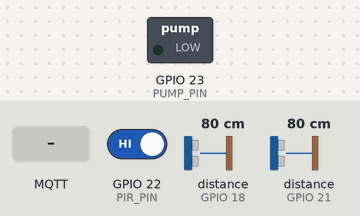
A sketch run on a simulated ESP32. Parts: switched loads named in the sketch (green lamp = pin HIGH). Wiring (inferred from the names in the program): 2 × ultrasonic range finder: trigger GPIO 5, echo GPIO 18 / trigger GPIO 19, echo GPIO 21. The test bench sets the inputs (shaded band); at power-on: GPIO 22 (PIR_PIN) HIGH, distance to the obstacle (sensors on GPIO 18, GPIO 21) 80 cm. The echo pulse lasts 58.3 µs per cm; WiFi joins after 1.5 s; servers stay silent unless stated; no MQTT or app messages arrive unless stated; pins used as bus, display or sensor lines are not drawn; what the sketch prints to the serial monitor is not drawn.

Above: at 2.7 s.
2.8 s: MQTT message "start" arrives on the first subscribed topic
At 4.1 s:
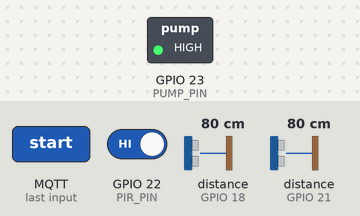
9.5 s: MQTT message "stop" arrives on the first subscribed topic
At 10.4 s:
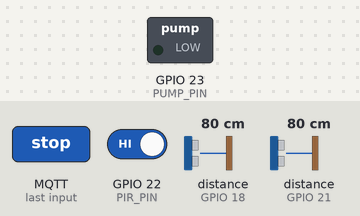
Timing chart, 0 to 12.5 s (numbered marks = the images above; inputs shaded):
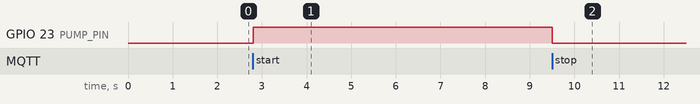

The sketch:

esp32_mqtt.ino
```cpp
#include <WiFi.h>
#include <PubSubClient.h>

// WiFi credentials
const char* ssid = "YOUR_WIFI_SSID";
const char* password = "YOUR_WIFI_PASSWORD";

// MQTT Broker
const char* mqtt_server = "YOUR_MQTT_BROKER_IP";
const int mqtt_port = 1883;

// Pins
const int TRIG_PIN_TANK = 5;
const int ECHO_PIN_TANK = 18;
const int TRIG_PIN_BOWL = 19;
const int ECHO_PIN_BOWL = 21;
const int PIR_PIN = 22;
const int PUMP_PIN = 23;

WiFiClient espClient;
PubSubClient client(espClient);

long lastMsg = 0;
bool dispensing = false;

void setup() {
  Serial.begin(115200);

  pinMode(TRIG_PIN_TANK, OUTPUT);
  pinMode(ECHO_PIN_TANK, INPUT);
  pinMode(TRIG_PIN_BOWL, OUTPUT);
  pinMode(ECHO_PIN_BOWL, INPUT);
  pinMode(PIR_PIN, INPUT);
  pinMode(PUMP_PIN, OUTPUT);

  digitalWrite(PUMP_PIN, LOW);

  setup_wifi();
  client.setServer(mqtt_server, mqtt_port);
  client.setCallback(callback);
}

void setup_wifi() {
  delay(10);
  Serial.println("Connecting to WiFi...");
  WiFi.begin(ssid, password);

  while (WiFi.status() != WL_CONNECTED) {
    delay(500);
    Serial.print(".");
  }

  Serial.println("\nWiFi connected");
  Serial.println(WiFi.localIP());
}

void callback(char* topic, byte* payload, unsigned int length) {
  String message;
  for (int i = 0; i < length; i++) {
    message += (char)payload[i];
  }

  if (String(topic) == "dispenser/control") {
    if (message == "start") {
      dispensing = true;
      digitalWrite(PUMP_PIN, HIGH);
      Serial.println("Dispensing started");
    } else if (message == "stop") {
      dispensing = false;
      digitalWrite(PUMP_PIN, LOW);
      Serial.println("Dispensing stopped");
    }
  }
}

void reconnect() {
  while (!client.connected()) {
    Serial.print("Attempting MQTT connection...");
    if (client.connect("ESP32Client")) {
      Serial.println("connected");
      client.subscribe("dispenser/control");
      client.publish("dispenser/status", "online");
    } else {
      Serial.print("failed, rc=");
      Serial.print(client.state());
      Serial.println(" retrying in 5 seconds");
      delay(5000);
    }
  }
}

int getWaterLevel(int trigPin, int echoPin) {
  digitalWrite(trigPin, LOW);
  delayMicroseconds(2);
  digitalWrite(trigPin, HIGH);
  delayMicroseconds(10);
  digitalWrite(trigPin, LOW);

  long duration = pulseIn(echoPin, HIGH);
  int distance = duration * 0.034 / 2;

  // Convert distance to percentage (adjust based on your tank height)
  int maxDistance = 30; // cm
  int level = map(distance, 0, maxDistance, 100, 0);
  level = constrain(level, 0, 100);

  return level;
}

void loop() {
  if (!client.connected()) {
    reconnect();
  }
  client.loop();

  long now = millis();
  if (now - lastMsg > 2000) {
    lastMsg = now;

    // Read tank level
    int tankLevel = getWaterLevel(TRIG_PIN_TANK, ECHO_PIN_TANK);
    client.publish("dispenser/tank", String(tankLevel).c_str());

    // Read bowl level
    int bowlLevel = getWaterLevel(TRIG_PIN_BOWL, ECHO_PIN_BOWL);
    client.publish("dispenser/bowl", String(bowlLevel).c_str());

    // Read pet detection
    int petDetected = digitalRead(PIR_PIN);
    client.publish("dispenser/pet", petDetected ? "1" : "0");

    Serial.printf("Tank: %d%%, Bowl: %d%%, Pet: %s\n",
                  tankLevel, bowlLevel, petDetected ? "Yes" : "No");
  }
}
```

Measured:
- after the input at 2.8 s, GPIO 23 (PUMP_PIN): LOW → HIGH at once
- after the input at 9.5 s, GPIO 23 (PUMP_PIN): HIGH → LOW at once
